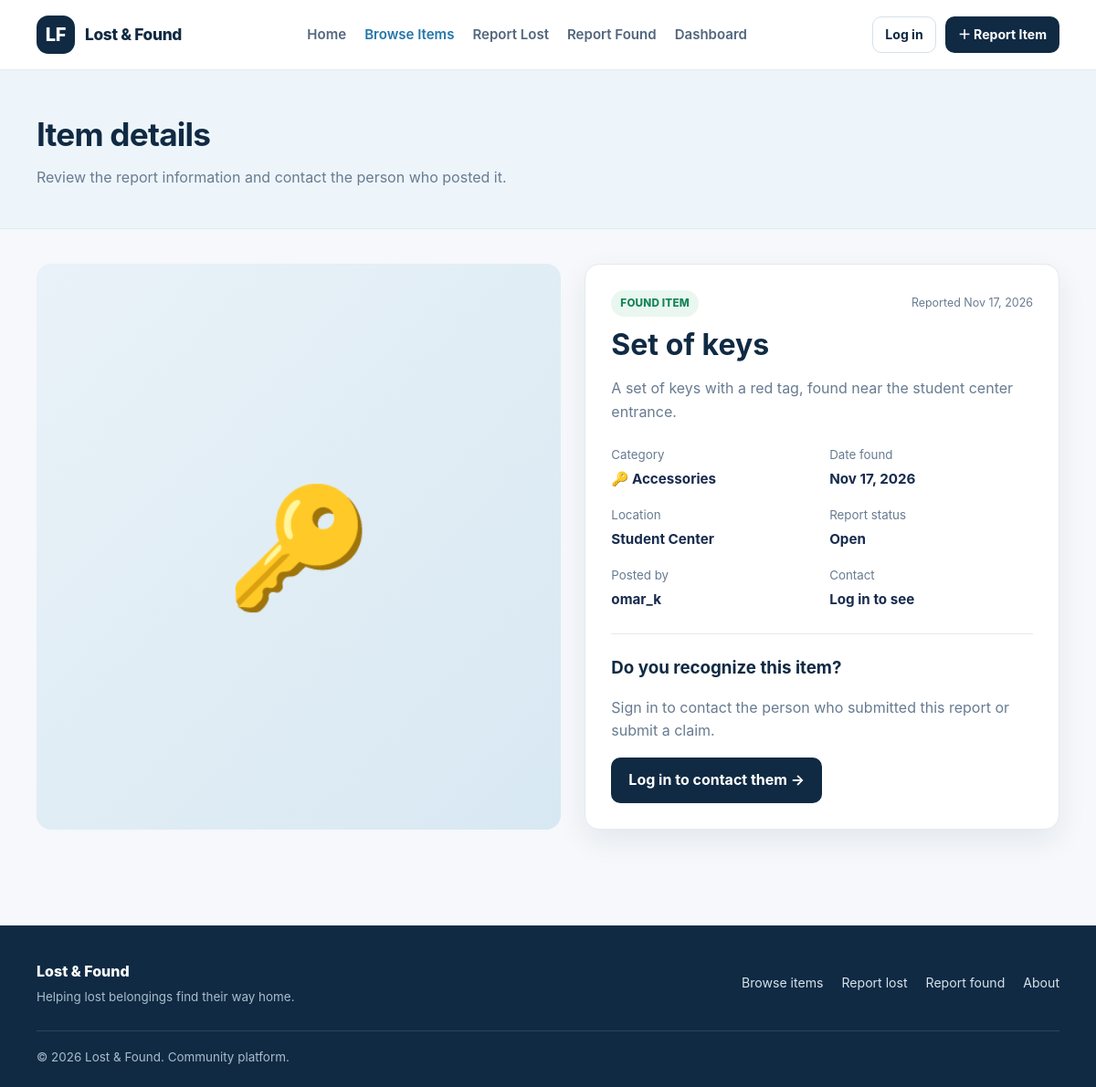
Before: /item-details.php?id=2 with the older database file.
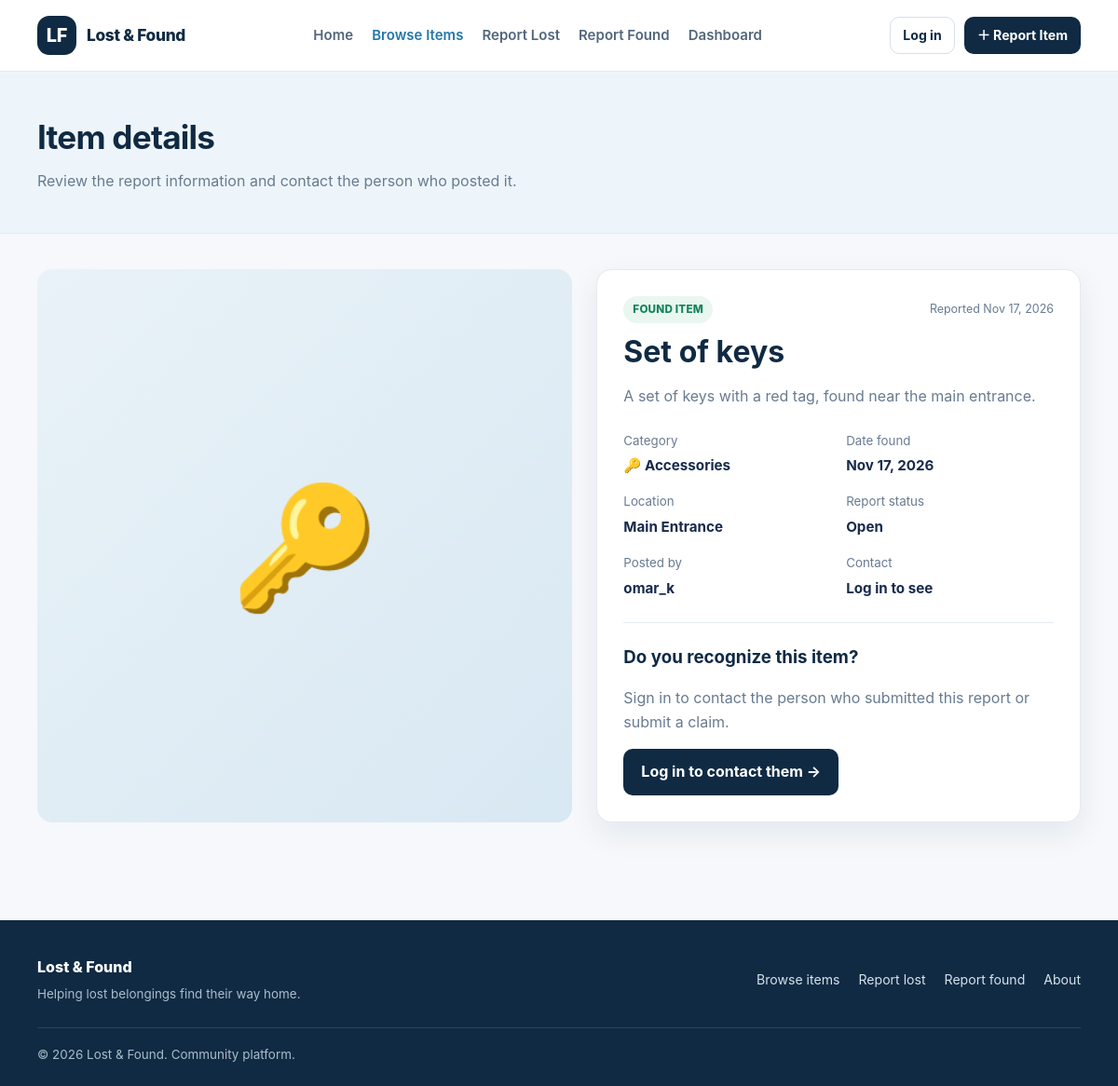
After: the same page with the newer database file.
### tables this page shows
CREATE TABLE `ItemReports` (
  `ReportID` int(11) NOT NULL AUTO_INCREMENT,
  `user_id` int(11) NOT NULL,
  `category_id` int(11) NOT NULL,
  `Title` varchar(100) NOT NULL,
  `Location` varchar(120) NOT NULL,
  `ItemDate` date NOT NULL,
  `Description` text NOT NULL,
  `Contact` varchar(120) DEFAULT NULL,
  `Photo` longblob DEFAULT NULL,
  `PhotoMime` varchar(50) DEFAULT NULL,
  `Status` enum('lost','found') NOT NULL,
  `ReportState` enum('open','returned') NOT NULL DEFAULT 'open',
  `CreatedAt` timestamp NULL DEFAULT current_timestamp(),
  PRIMARY KEY (`ReportID`),
  KEY `fk_reports_user` (`user_id`),
  KEY `fk_reports_category` (`category_id`),
  CONSTRAINT `fk_reports_category` FOREIGN KEY (`category_id`) REFERENCES `Category` (`category_id`) ON UPDATE CASCADE,
  CONSTRAINT `fk_reports_user` FOREIGN KEY (`user_id`) REFERENCES `Student` (`user_id`) ON DELETE CASCADE ON UPDATE CASCADE
);

CREATE TABLE `Category` (
  `category_id` int(11) NOT NULL AUTO_INCREMENT,
  `category_name` varchar(50) NOT NULL,
  `icon` varchar(10) NOT NULL,
  PRIMARY KEY (`category_id`),
  UNIQUE KEY `category_name` (`category_name`)
);

CREATE TABLE `Student` (
  `user_id` int(11) NOT NULL,
  `user_name` varchar(30) NOT NULL,
  `password` varchar(255) NOT NULL,
  `email` varchar(100) NOT NULL,
  `role` enum('student','admin') NOT NULL DEFAULT 'student',
  `created_at` timestamp NULL DEFAULT current_timestamp(),
  PRIMARY KEY (`user_id`),
  UNIQUE KEY `user_name` (`user_name`),
  UNIQUE KEY `email` (`email`)
);

### sql/config.php (called while the page is built, shortened)
<?php
function db_settings(): array
{
    $db_host = 'localhost';
    $db_user = 'root';
    $db_password = '';
    $db_name = 'yu_lost_found';
    return [$db_host, $db_user, $db_password, $db_name];
}
function db(): mysqli
{
    [$host, $user, $pass, $name] = db_settings();
    $conn = @mysqli_connect($host, $user, $pass, $name);
    mysqli_set_charset($conn, 'utf8mb4');
    return $conn;
}
function db_errno(?int $set = null): int
{
    static $errno = 0;
    if ($set !== null) {
        $errno = $set;
    }
    return $errno;
}
function db_run(string $sql, string $types = '', array $params = [])
{
    $stmt = mysqli_prepare(db(), $sql);
    if ($types !== '') {
        $blobs = [];
        mysqli_stmt_bind_param($stmt, $types, ...$params);
    }
    if (!mysqli_stmt_execute($stmt)) {
        db_errno(mysqli_stmt_errno($stmt));
        error_log('SQL execute failed: ' . mysqli_stmt_error($stmt));
        mysqli_stmt_close($stmt);
        return false;
    }
    return $stmt;
}
function db_select(string $sql, string $types = '', array $params = []): array
{
    $stmt = db_run($sql, $types, $params);
    $result = mysqli_stmt_get_result($stmt);
    $rows = $result ? mysqli_fetch_all($result, MYSQLI_ASSOC) : [];
    return $rows;
}
function db_select_one(string $sql, string $types = '', array $params = []): ?array
{
    $rows = db_select($sql, $types, $params);
    return $rows[0] ?? null;
}
function e($value): string
{
    return htmlspecialchars((string) $value, ENT_QUOTES, 'UTF-8');
}
function fmt_date(?string $date): string
{
    return $date ? date('M d, Y', strtotime($date)) : '';
}
function is_logged_in(): bool
{
    return isset($_SESSION['user_id']);
}
function is_admin(): bool
{
    return ($_SESSION['role'] ?? '') === 'admin';
}

### html/item-details.php (the view, shortened to what the changed rows need)
<?php
require_once __DIR__ . '/../sql/config.php';
$id = (int) ($_GET['id'] ?? 0);
$r = db_select_one(
    'SELECT r.*, (r.Photo IS NOT NULL) AS has_photo, c.category_name, c.icon, s.user_name
       FROM ItemReports r
       JOIN Category c ON c.category_id = r.category_id
       JOIN Student  s ON s.user_id = r.user_id
      WHERE r.ReportID = ?', 'i', [$id]);
$is_owner = is_logged_in() && (int) $r['user_id'] === current_user_id();
$can_manage = $is_owner || is_admin();
include __DIR__ . '/inc/header.php';
?>
<main>
    <section class="page-hero">
        <div class="container"><h1>Item details</h1><p>Review the report information and contact the person who posted it.</p></div>
    </section>
    <section class="container content">
        <div class="detail-layout">
            <div class="detail-image">
                <?php if ($r['has_photo']): ?>
                    <img src="../sql/image.php?id=<?= (int) $r['ReportID'] ?>" alt="Photo of <?= e($r['Title']) ?>">
                <?php else: ?>
                    <?= e($r['icon']) ?>
                <?php endif; ?>
            </div>
            <article class="card detail-panel">
                <div class="item-meta">
                    <span>
                        <span class="tag tag-<?= e($r['Status']) ?>"><?= strtoupper(e($r['Status'])) ?> ITEM</span>
                    </span>
                    <span class="hint">Reported <?= e(fmt_date($r['CreatedAt'])) ?></span>
                </div>
                <h1><?= e($r['Title']) ?></h1>
                <p class="pre-line detail-text"><?= e($r['Description']) ?></p>
                <div class="detail-list">
                    <div><small>Category</small><strong><?= e($r['icon'] . ' ' . $r['category_name']) ?></strong></div>
                    <div><small><?= $r['Status'] === 'lost' ? 'Date lost' : 'Date found' ?></small><strong><?= e(fmt_date($r['ItemDate'])) ?></strong></div>
                    <div><small>Location</small><strong><?= e($r['Location']) ?></strong></div>
                    <div><small>Report status</small><strong><?= $r['ReportState'] === 'returned' ? 'Returned' : 'Open' ?></strong></div>
                    <div><small>Posted by</small><strong><?= e($r['user_name']) ?></strong></div>
                    <div><small>Contact</small><strong><?= is_logged_in() ? e($r['Contact'] ?: 'Not provided') : 'Log in to see' ?></strong></div>
                </div>
                <hr class="divider">
                <?php if ($can_manage): ?>
                    <h3 class="panel-title">Manage this report</h3>
                    <div class="actions wrap">
                        <a class="btn btn-sm" href="edit-report.php?id=<?= (int) $r['ReportID'] ?>">Edit</a>
                        <?php if ($r['ReportState'] === 'open'): ?>
                            <form method="post" action="../sql/report_status.php" class="inline-form">
                                <?= csrf_field() ?><input type="hidden" name="report_id" value="<?= (int) $r['ReportID'] ?>">
                                <input type="hidden" name="state" value="returned">
                                <button class="btn btn-outline btn-sm" type="submit">Mark as returned</button>
                            </form>
                        <?php else: ?>
                            <form method="post" action="../sql/report_status.php" class="inline-form">
                                <?= csrf_field() ?><input type="hidden" name="report_id" value="<?= (int) $r['ReportID'] ?>">
                                <input type="hidden" name="state" value="open">
                                <button class="btn btn-outline btn-sm" type="submit">Re-open</button>
                            </form>
                        <?php endif; ?>
                        <form method="post" action="../sql/delete_report.php" class="inline-form" data-confirm="Delete this report permanently? This cannot be undone.">
                            <?= csrf_field() ?><input type="hidden" name="report_id" value="<?= (int) $r['ReportID'] ?>">
                            <button class="btn btn-danger btn-sm" type="submit">Delete</button>
                        </form>
                    </div>
                <?php elseif (!is_logged_in()): ?>
                    <h3 class="panel-title">Do you recognize this item?</h3>
                    <p class="muted">Sign in to contact the person who submitted this report or submit a claim.</p>
                    <a class="btn" href="login.php">Log in to contact them →</a>
                <?php elseif ($r['ReportState'] === 'returned'): ?>
                    <p class="muted">This item has already been returned to its owner.</p>
                <?php endif; ?>
            </article>
        </div>
    </section>
</main>
<?php include __DIR__ . '/inc/footer.php'; ?>

Changed rows visible on the page:
changed itemreports "Set of keys": Description "A set of keys with a red tag, found near the student center entrance." → "A set of keys with a red tag, found near the main entrance."; Location "Student Center" → "Main Entrance"
